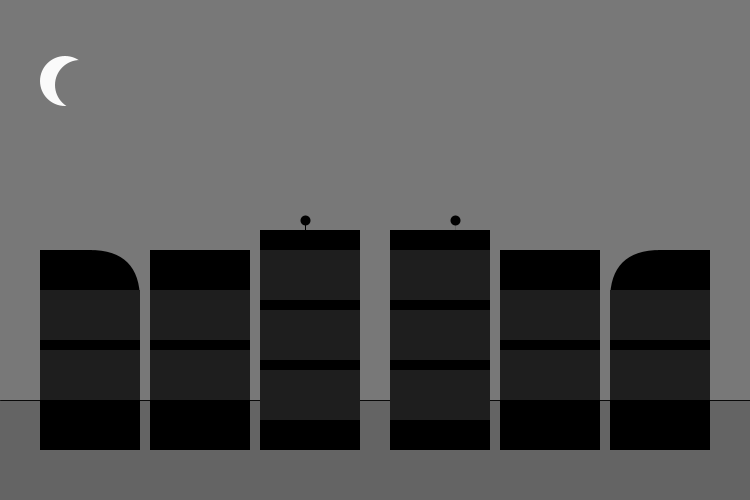
Frame 1 (no input)
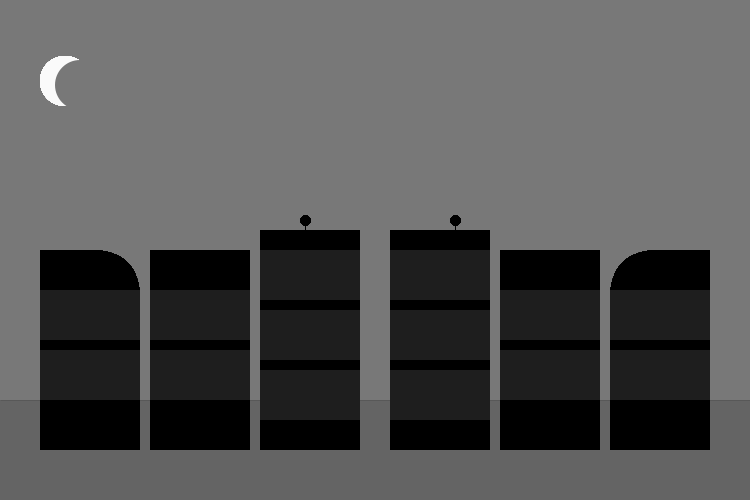
Frame 60 (the mouse pressed at the canvas centre just before this capture)
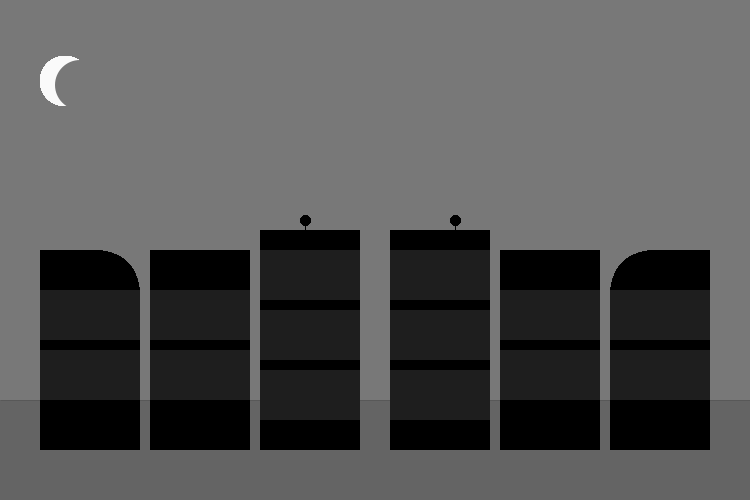
Frame 120 (the mouse held since frame 60 and released just before this capture)

The Processing sketch that drew these frames (run headless with seeded random() and noise(); from frame 60 on, the mouse is pressed at the canvas centre):

// Processing sketch: f18magd150lab01_griep
// ── f18magd150lab01_griep.pde
/* First project - Static Composition
    Theme: Buildings */
  
void setup()
{
  size(750,500); //size(width, height)
  background(120); //Sky Color
}

void draw()
{
  //ground
  noStroke();
  fill(100);
  rect(0, 400, 750, 100);
  
  //ground-line
  fill(250);
  stroke(10);
  line(0, 400, 750, 400);
  
  //moon
  noStroke();
  ellipseMode(CORNER);
  ellipse(40,56, 50, 50);
  fill(120);
  ellipse(55, 60, 50, 50);
  
  //buildings left - right
    //frame 1
  fill(0);
  rect(40, 250, 100, 200, 0, 100, 0, 0);
    //Windows top - bottom
  fill(30);
  rect(40, 290, 100, 50);
  rect(40, 350, 100, 50);
  
    //frame 2
  fill(0);
  rect(150, 250, 100, 200);
  //Windows top - bottom
  fill(30);
  rect(150, 290, 100, 50);
  rect(150, 350, 100, 50);
  
    //frame 3
  fill(0);
  rect(260, 230, 100, 220);
    //Windows top - bottom
  fill(30);
  rect(260, 250, 100, 50);
  rect(260, 310, 100, 50);
  rect(260, 370, 100, 50);
    //attenna
  stroke(1);
  line(305, 230, 305, 220);
  strokeWeight(10);
  point(305, 220);
  strokeWeight(0);
  noStroke();
  
    //frame 4
  fill(0);
  rect(390, 230, 100, 220);
    //Windows top - bottom
  fill(30);
  rect(390, 250, 100, 50);
  rect(390, 310, 100, 50);
  rect(390, 370, 100, 50);
    //attenna
  stroke(1);
  line(455, 230, 455, 220);
  strokeWeight(10);
  point(455, 220);
  strokeWeight(0);
  noStroke();
  
    //frame 5
  fill(0);
  rect(500, 250, 100, 200);
    //Windows top - bottom
  fill(30);
  rect(500, 290, 100, 50);
  rect(500, 350, 100, 50);
  
    //frame 6
  fill(0);
  rect(610, 250, 100, 200, 100, 0, 0, 0);
    //Windows top - bottom
  fill(30);
  rect(610, 290, 100, 50);
  rect(610, 350, 100, 50);
}
